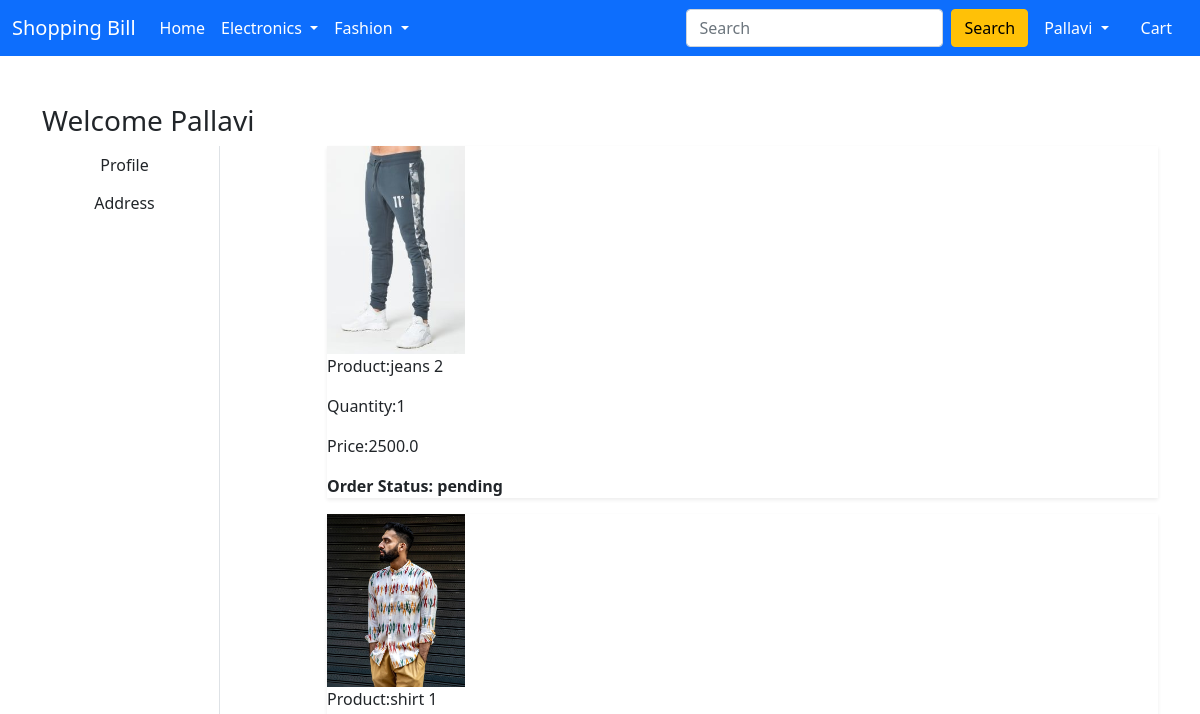
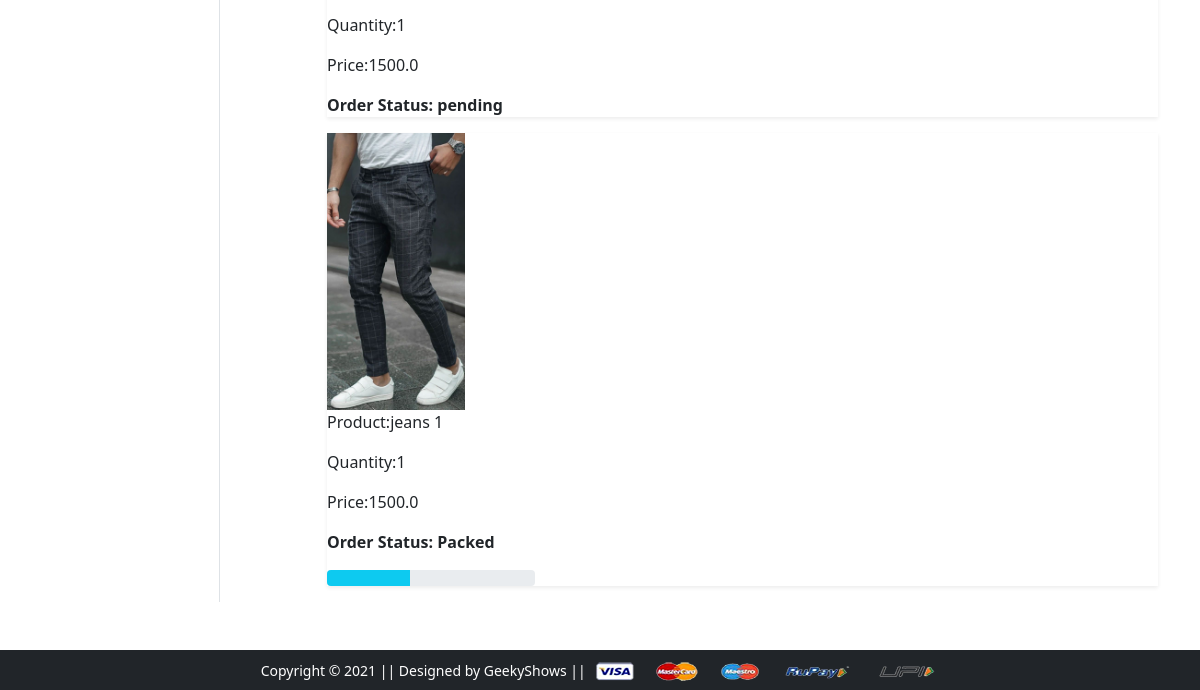
/orders/ (signed in), run on an earlier commit of the app's database (2 pictures, top to bottom).
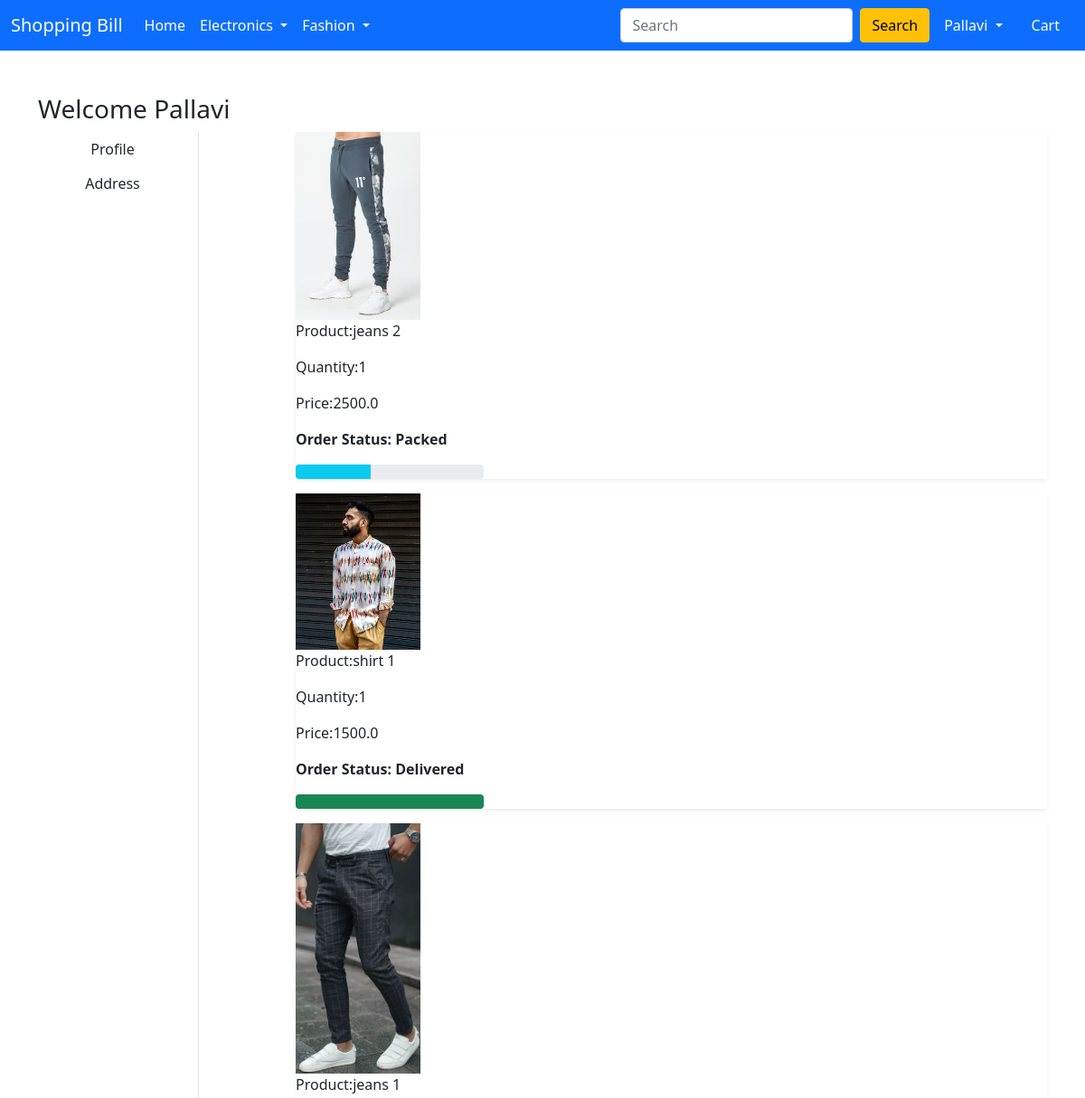
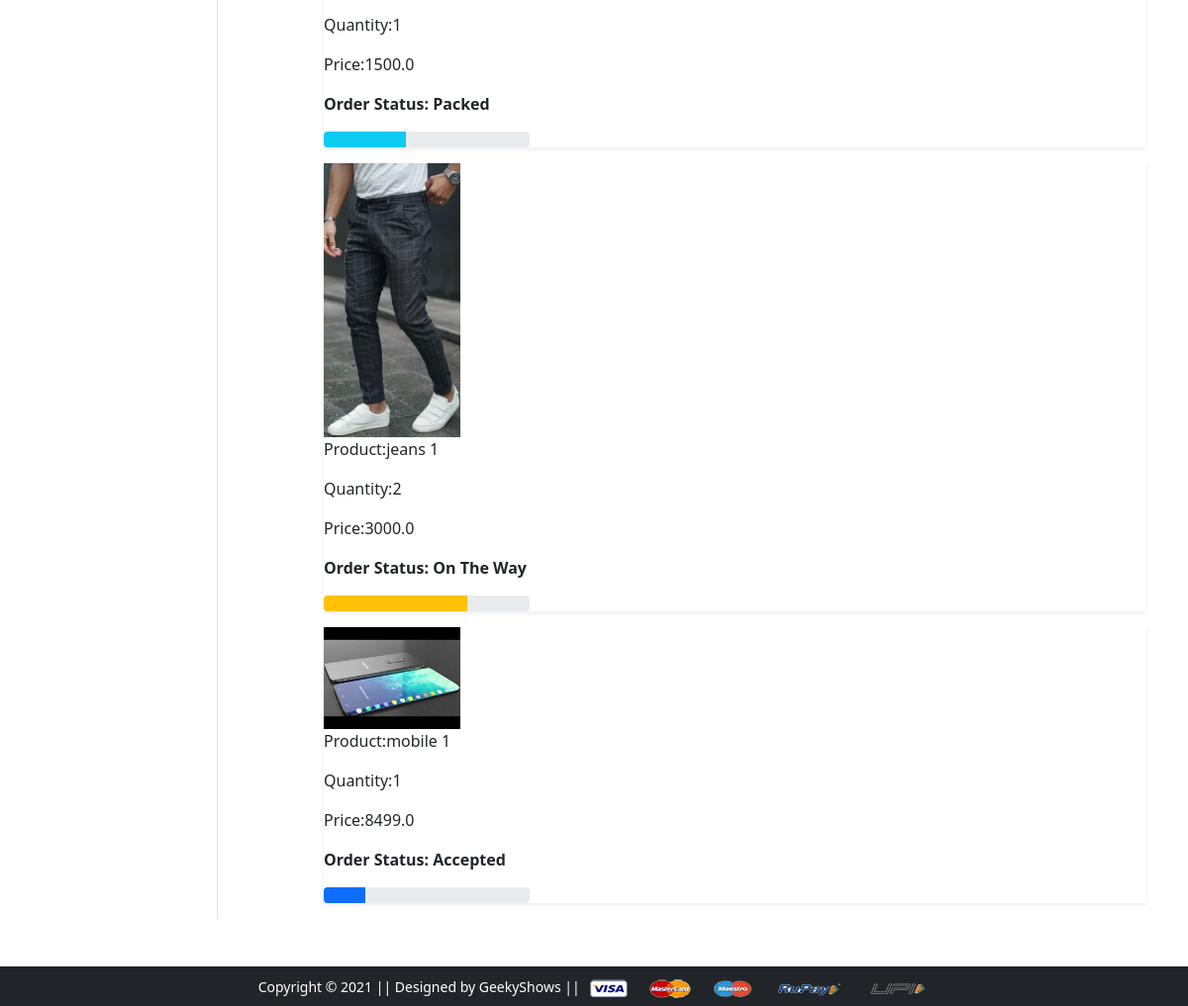
And on a later commit of the database (2 pictures, top to bottom).
### app1/models.py (models this page shows, shortened)
class OrderPlaced(models.Model):
    user = models.ForeignKey(User, on_delete=models.CASCADE)
    customer = models.ForeignKey(Customer, on_delete=models.CASCADE)
    product = models.ForeignKey(Product, on_delete=models.CASCADE)
    quantity = models.PositiveIntegerField(default=1)
    ordered_date = models.DateTimeField(auto_now_add=True)
    status = models.CharField(max_length=50, choices=STATUS_CHOICES, default='pending')
    @property
    def total_cost(self):
        return self.quantity * self.product.discounted_price

class Product(models.Model):
    title = models.CharField(max_length=100)
    selling_price = models.FloatField()
    discounted_price = models.FloatField()
    description = models.TextField(max_length=200)
    brand = models.CharField(max_length=100)
    category = models.CharField(choices=CATEGORY_CHOICES, max_length=2)
    product_image = models.ImageField(upload_to='productimg')

### app1/views.py (the view)
# urls.py: path('orders/', views.orders, name='orders'),
@login_required
def orders(request):
    op = OrderPlaced.objects.filter(user=request.user)
    return render(request, 'app1/orders.html', {'order_placed':op}) #pass the all the data which is inside the op var into template

### app1/templates/app1/orders.html (shortened to what this page needs)
{% extends 'app1/base.html' %}
{% load static %}
{% block main-content %}
<div class="container my-5">
 <div class="row">
 <h3>Welcome <span class="text-capitalize">{{request.user}}</span></h3>
  <div class="col-sm-2 border-end">
   <ul class="list-unstyled">
    <li class="d-grid"><a href="{% url 'profile' %}" class="btn">Profile</a></li>
    <li class="d-grid"><a href="{% url 'address' %}" class="btn{{active}}">Address</a></li>
   </ul>
  </div>
  <div class="col-sm-9 offset-sm-1">
      {% for op in order_placed %}
      <div class="shadow-sm mb-3">
          <div class="col-sm-2">
              <img src="{{op.product.product_image.url}}" alt="" srcset="" class="img-fluid" height="150" width="150">
          </div>
          <div class="col-sm-7">
              <p>Product:{{op.product.title}}</p>
              <p>Quantity:{{op.quantity}}</p>
              <p>Price:{{op.total_cost}}</p>
          </div>
          <div class="col-sm-3 fw-bold text-right">
              <p>Order Status: {{op.status}}</p>
              {% if op.status == 'Accepted' %}
              <div class="progress">
                  <div class="progress-bar" role="progressbar" style="width: 20%;" aria-valuenow="0" aria-valuemax="100"></div>
              </div>
              {% endif %}
              {% if op.status == 'Packed' %}
              <div class="progress">
                  <div class="progress-bar bg-info" role="progressbar" style="width: 40%;" aria-valuenow="40" aria-valuemin="0" aria-valuemax="100"></div>
              </div>
              {% endif %}
              {% if op.status == 'On The Way' %}
              <div class="progress">
                  <div class="progress-bar bg-warning" role="progressbar" style="width: 70%;" aria-valuenow="70" aria-valuemin="0" aria-valuemax="100"></div>
              </div>
              {% endif %}
              {% if op.status == 'Delivered' %}
              <div class="progress">
                  <div class="progress-bar bg-success" role="progressbar" style="width: 100%;" aria-valuenow="100" aria-valuemin="0" aria-valuemax="100"></div>
              </div>
              {% endif %}
          </div>
      </div>
      {% endfor %}
  </div>
 </div>
</div>
{% endblock main-content %}

What changed in the data, as far as the page shows it:
changed OrderPlaced "jeans 2": status "pending" → "Packed"
changed OrderPlaced "shirt 1": status "pending" → "Delivered"
added OrderPlaced: product.product_image (picture), product "jeans 1", quantity "2", total_cost "3000.0", status "On The Way"
added OrderPlaced: product.product_image (picture), product "mobile 1", quantity "1", total_cost "8499.0", status "Accepted"
